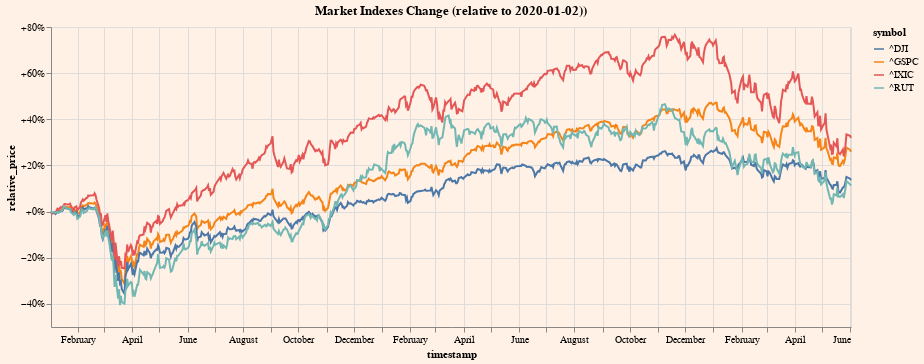

Notebook code cell kept with this figure:
### Code cell
with alt.themes.enable('capon'):
    chart = alt.Chart(markets).mark_line().encode(
        x='timestamp',
        y=alt.Y('relative_price', axis=alt.Axis(format='+%')),
        color='symbol',
        tooltip=['timestamp', 'symbol', alt.Tooltip('relative_price', format='+.2%')],
    ).properties(
        title=f"Market Indexes Change (relative to {markets['timestamp'].dt.date.min()}))",
        width=800,
        height=300,
    )
    
    display(chart)

### Figure 1 — Vega-Lite specification as saved in the notebook (floating-point values rounded to 4 significant figures; data arrays with more than 128 entries replaced by an {"elided": "..."} marker saying what was removed)
{"config": {"background": "#fff1e5"}, "data": {"name": "data-360f56d5fe3b66a56d30aaa342042ac6"}, "mark": "line", "encoding": {"color": {"field": "symbol", "type": "nominal"}, "tooltip": [{"field": "timestamp", "type": "temporal"}, {"field": "symbol", "type": "nominal"}, {"field": "relative_price", "format": "+.2%", "type": "quantitative"}], "x": {"field": "timestamp", "type": "temporal"}, "y": {"axis": {"format": "+%"}, "field": "relative_price", "type": "quantitative"}}, "height": 300, "title": "Market Indexes Change (relative to 2020-01-02))", "width": 800, "$schema": "https://vega.github.io/schema/vega-lite/v4.17.0.json", "datasets": {"data-360f56d5fe3b66a56d30aaa342042ac6": {"elided": "2436 records"}}}
